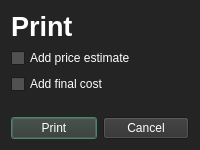
<?xml version="1.0" encoding="UTF-8"?>
<ui version="4.0">
 <class>Print</class>
 <widget class="QDialog" name="Print">
  <property name="geometry">
   <rect>
    <x>0</x>
    <y>0</y>
    <width>200</width>
    <height>150</height>
   </rect>
  </property>
  <property name="palette">
   <palette>
    <active>
     <colorrole role="WindowText">
      <brush brushstyle="SolidPattern">
       <color alpha="255">
        <red>255</red>
        <green>255</green>
        <blue>255</blue>
       </color>
      </brush>
     </colorrole>
     <colorrole role="Button">
      <brush brushstyle="SolidPattern">
       <color alpha="255">
        <red>49</red>
        <green>49</green>
        <blue>49</blue>
       </color>
      </brush>
     </colorrole>
     <colorrole role="Text">
      <brush brushstyle="SolidPattern">
       <color alpha="255">
        <red>255</red>
        <green>255</green>
        <blue>255</blue>
       </color>
      </brush>
     </colorrole>
     <colorrole role="ButtonText">
      <brush brushstyle="SolidPattern">
       <color alpha="255">
        <red>255</red>
        <green>255</green>
        <blue>255</blue>
       </color>
      </brush>
     </colorrole>
     <colorrole role="Base">
      <brush brushstyle="SolidPattern">
       <color alpha="255">
        <red>81</red>
        <green>81</green>
        <blue>81</blue>
       </color>
      </brush>
     </colorrole>
     <colorrole role="Window">
      <brush brushstyle="SolidPattern">
       <color alpha="255">
        <red>36</red>
        <green>36</green>
        <blue>36</blue>
       </color>
      </brush>
     </colorrole>
     <colorrole role="Highlight">
      <brush brushstyle="SolidPattern">
       <color alpha="255">
        <red>85</red>
        <green>170</green>
        <blue>127</blue>
       </color>
      </brush>
     </colorrole>
     <colorrole role="AlternateBase">
      <brush brushstyle="SolidPattern">
       <color alpha="255">
        <red>81</red>
        <green>81</green>
        <blue>81</blue>
       </color>
      </brush>
     </colorrole>
    </active>
    <inactive>
     <colorrole role="WindowText">
      <brush brushstyle="SolidPattern">
       <color alpha="255">
        <red>255</red>
        <green>255</green>
        <blue>255</blue>
       </color>
      </brush>
     </colorrole>
     <colorrole role="Button">
      <brush brushstyle="SolidPattern">
       <color alpha="255">
        <red>49</red>
        <green>49</green>
        <blue>49</blue>
       </color>
      </brush>
     </colorrole>
     <colorrole role="Text">
      <brush brushstyle="SolidPattern">
       <color alpha="255">
        <red>255</red>
        <green>255</green>
        <blue>255</blue>
       </color>
      </brush>
     </colorrole>
     <colorrole role="ButtonText">
      <brush brushstyle="SolidPattern">
       <color alpha="255">
        <red>255</red>
        <green>255</green>
        <blue>255</blue>
       </color>
      </brush>
     </colorrole>
     <colorrole role="Base">
      <brush brushstyle="SolidPattern">
       <color alpha="255">
        <red>81</red>
        <green>81</green>
        <blue>81</blue>
       </color>
      </brush>
     </colorrole>
     <colorrole role="Window">
      <brush brushstyle="SolidPattern">
       <color alpha="255">
        <red>36</red>
        <green>36</green>
        <blue>36</blue>
       </color>
      </brush>
     </colorrole>
     <colorrole role="Highlight">
      <brush brushstyle="SolidPattern">
       <color alpha="255">
        <red>85</red>
        <green>170</green>
        <blue>127</blue>
       </color>
      </brush>
     </colorrole>
     <colorrole role="AlternateBase">
      <brush brushstyle="SolidPattern">
       <color alpha="255">
        <red>81</red>
        <green>81</green>
        <blue>81</blue>
       </color>
      </brush>
     </colorrole>
    </inactive>
    <disabled>
     <colorrole role="Button">
      <brush brushstyle="SolidPattern">
       <color alpha="255">
        <red>49</red>
        <green>49</green>
        <blue>49</blue>
       </color>
      </brush>
     </colorrole>
     <colorrole role="Base">
      <brush brushstyle="SolidPattern">
       <color alpha="255">
        <red>36</red>
        <green>36</green>
        <blue>36</blue>
       </color>
      </brush>
     </colorrole>
     <colorrole role="Window">
      <brush brushstyle="SolidPattern">
       <color alpha="255">
        <red>36</red>
        <green>36</green>
        <blue>36</blue>
       </color>
      </brush>
     </colorrole>
     <colorrole role="AlternateBase">
      <brush brushstyle="SolidPattern">
       <color alpha="255">
        <red>81</red>
        <green>81</green>
        <blue>81</blue>
       </color>
      </brush>
     </colorrole>
    </disabled>
   </palette>
  </property>
  <property name="windowTitle">
   <string>Dialog</string>
  </property>
  <layout class="QVBoxLayout" name="verticalLayout" stretch="2,5,1">
   <item>
    <widget class="QLabel" name="printWinHeader">
     <property name="font">
      <font>
       <pointsize>20</pointsize>
       <bold>true</bold>
      </font>
     </property>
     <property name="text">
      <string>Print</string>
     </property>
    </widget>
   </item>
   <item>
    <layout class="QFormLayout" name="formLayout">
     <item row="0" column="0">
      <widget class="QCheckBox" name="apPriceCheck">
       <property name="text">
        <string>Add price estimate</string>
       </property>
      </widget>
     </item>
     <item row="1" column="0">
      <widget class="QCheckBox" name="finCostCheck">
       <property name="text">
        <string>Add final cost</string>
       </property>
      </widget>
     </item>
     <item row="2" column="0">
      <spacer name="verticalSpacer">
       <property name="orientation">
        <enum>Qt::Vertical</enum>
       </property>
       <property name="sizeHint" stdset="0">
        <size>
         <width>20</width>
         <height>40</height>
        </size>
       </property>
      </spacer>
     </item>
    </layout>
   </item>
   <item>
    <layout class="QHBoxLayout" name="horizontalLayout">
     <item>
      <widget class="QPushButton" name="printBtn">
       <property name="text">
        <string>Print</string>
       </property>
      </widget>
     </item>
     <item>
      <widget class="QPushButton" name="CanceBtn">
       <property name="text">
        <string>Cancel</string>
       </property>
      </widget>
     </item>
    </layout>
   </item>
  </layout>
 </widget>
 <resources/>
 <connections/>
</ui>
